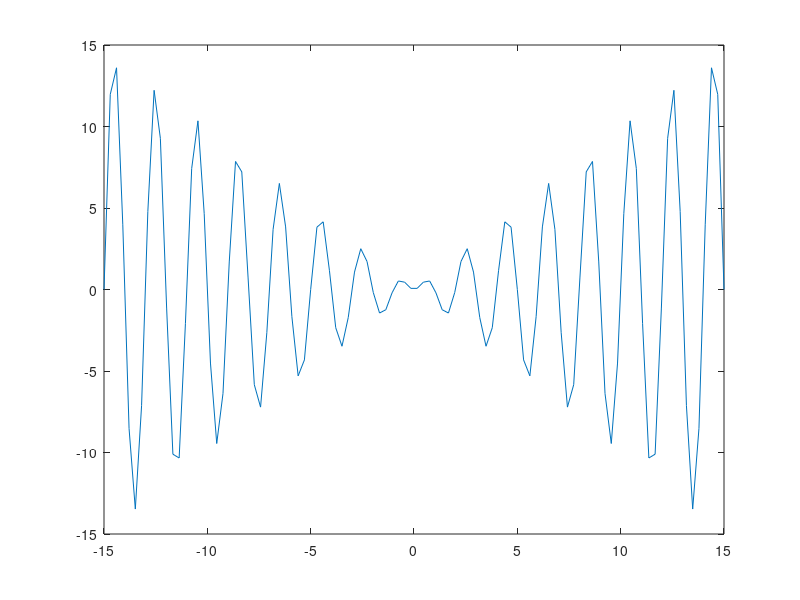

The MATLAB source for this figure: (Note: this script raises an error after producing the figure.)
%% 1
clear
x = linspace(-15,15,100);
y = x+1./(x.^2);
plot(x, y)
%% 2
clear
x = linspace(-15,15,100);
y = (2*x)./(1+x.^2);
plot(x, y)
%% 3
clear
x = linspace(-15,15,100);
y = (x-2).*sqrt((1+x)./(1-x));
plot(x, y)
%% 4
clear
x = linspace(-15,15,100);
y = log(x.^2 - 4);
plot(x, y)
%% 5
clear
x = linspace(-1,1,100);
y = sqrt(abs(sin(pi*sqrt(x))));
plot(x, y)
%% 6
clear
x = linspace(-2,2,100);
y = (x+abs(x)).*sqrt(x.*(sin(pi.*x).^2));
plot(x ,y)
%% 7
clear
x = linspace(-15,15,100);
y = x.*sin(pi.*x);
plot(x, y)
%% 8
clear
a = 100;
b = 2;
n = 4;
m = 1;
k = 14;
phi = linspace(-pi/2,3*pi/2, 1000);
r = a./(a+(phi-pi/2).^n).*(b - sin(k.*phi) - cos(m.*phi));
polarplot(r, phi)
%% 9
clear
a = 100;
b = 2;
n = 4;
m = 2;
k = 14;
phi = linspace(0,2*m*pi, 1000);
x = (1+n/m).*cos(phi.*(n/m))-a*n/m.*cos(1+n/m).*phi;
y = (1+n/m).*sin(phi.*(n/m))-a*n/m.*sin(1+n/m).*phi;
plot(x, y)
%% 10
clear
a = 100;
b = 2;
n = 4;
m = 2;
k = 14;
phi0 = pi;
phi = linspace(-pi/2,3*pi/2, 1000);
x = a.*sin(n.*phi + phi0);
y = b.*sin(m.*phi);
plot(x, y)
%% 11
clear 
t = linspace(-5, 5, 1000);
a = 1/2; b = 1/3; m = 7; n = 17;
x = cos(t) + a*cos(m*t) + b*sin(n*t);
y = sin(t) + a*sin(m*t) + b*cos(n*t);
plot(x, y)
%% 12
t = linspace(-5, 5, 1000);
s = 10;
a = 1/2; b = 1/3; m = 7; n = 17;
x = cos(t) + a*cos(m*t) + b*sin(n*t);
y = sin(t) + a*sin(m*t) + b*cos(n*t);
for i = 1:s
    plot(x./i,y./i);
    hold on
end
